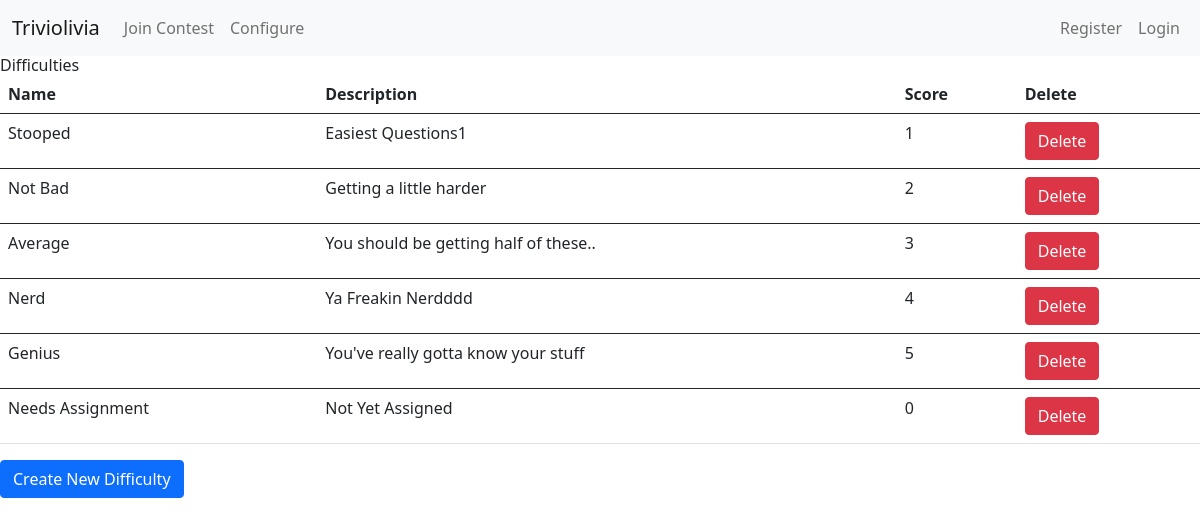
The page /configure/difficulty/ on the database its author committed.
### configure/models.py (models this page shows, shortened)
class Difficulty(models.Model):
    name = models.CharField(max_length=64, unique=True)
    description = models.CharField(max_length=256, blank=True, null=True)
    score = models.IntegerField()
    class Meta:
        verbose_name_plural = "Difficulties"

### configure/views.py (the view)
# urls.py: path('difficulty/', DifficultyListView.as_view(), name='difficulty-list'),
class DifficultyListView(ListView):
    model = Difficulty
    template_name = 'configure/difficulty_list.html'
    context_object_name = 'difficulties'
    paginate_by = 25

### configure/templates/configure/difficulty_list.html
{% extends 'base.html' %}
{% block content %}
<h1>Difficulties</h1>
<table class="table">
    <thead>
        <tr>
            <th>Name</th>
            <th>Description</th>
            <th>Score</th>
            <th>Delete</th>
        </tr>
    </thead>
{% for difficulty in object_list %}
    <tbody>
        <tr>
            <td><a href="{% url 'configure:difficulty-update' difficulty.id %}">{{ difficulty.name }}</a></td>
            <td>{{ difficulty.description }}</td>
            <td>{{ difficulty.score }}</td>
            <td>
                <a href="{% url 'configure:difficulty-delete' difficulty.id %}">
                    <button class="btn btn-danger">Delete</button>
                </a>
            </td>
        </tr>
    </tbody>
{% empty %}
    No Difficulties yet.
{% endfor %}
</table>
<a href="{% url 'configure:difficulty-create' %}">
    <button class="btn btn-primary">Create New Difficulty</button>
</a>
{% endblock %}

### rows shown on the page
Difficulty: name "Stooped", description "Easiest Questions1", score "1"
Difficulty: name "Not Bad", description "Getting a little harder", score "2"
Difficulty: name "Average", description "You should be getting half of these..", score "3"
Difficulty: name "Nerd", description "Ya Freakin Nerdddd", score "4"
Difficulty: name "Genius", description "You've really gotta know your stuff", score "5"
Difficulty: name "Needs Assignment", description "Not Yet Assigned", score "0"
